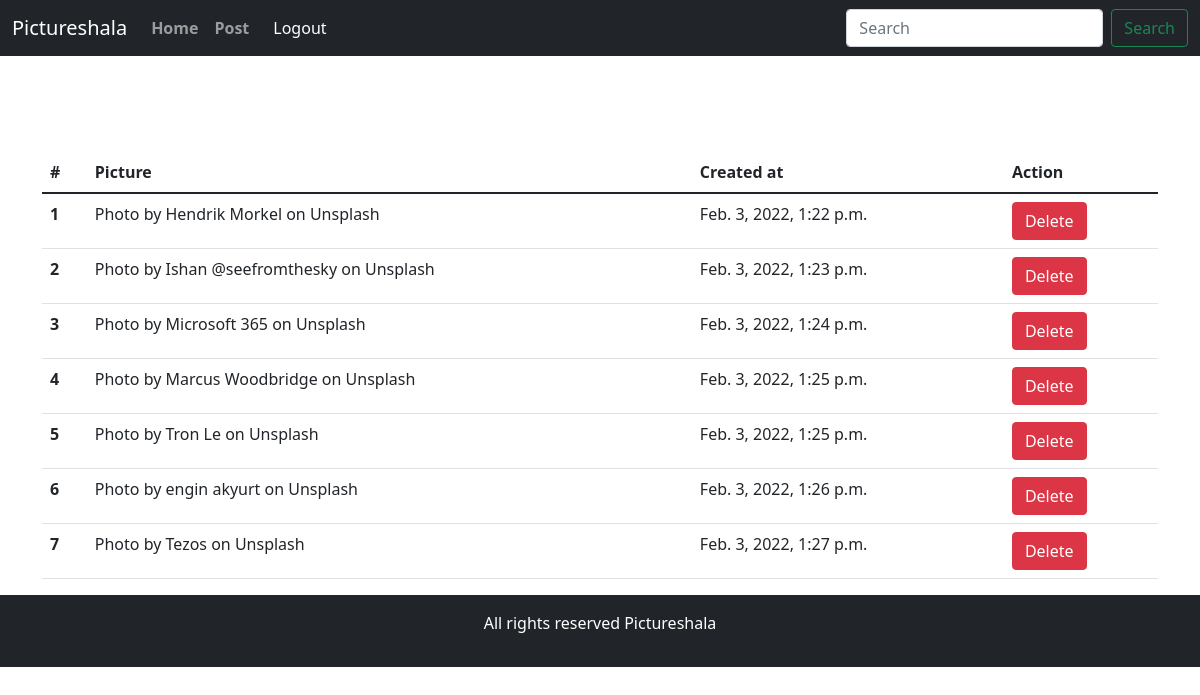
/see_pics/ (signed in), run on the app's committed database.
### home/models.py (models this page shows, shortened)
class pictureModel(models.Model):
        title = models.CharField(max_length=1000)
        story = models.TextField()
        slug = models.SlugField(max_length=1000,null=True,blank=True)
        user = models.ForeignKey(User,blank=True,null=True, on_delete=models.CASCADE)
        image = models.ImageField(upload_to='picture_store')
        created_at = models.DateTimeField(auto_now_add=True)
        upload_to = models.DateTimeField(auto_now=True)

### home/views.py (the view)
# urls.py: path('see_pics/',views.see_pics,name='see_pics'),
def see_pics(request):
    context = {}
    try:
        pic_objects = pictureModel.objects.filter(user = request.user)
        context['pic_objects'] = pic_objects
    except Exception as e:
        print(e)
    return render(request,'see_pics.html',context)

### templates/see_pics.html
{% extends 'base.html' %}
{% block content %}
<section class="mt-5 pt-5">
    <div class="container">
        <table class="table">
            <thead>
              <tr>
                <th scope="col">#</th>
                <th scope="col">Picture</th>
                <th scope="col">Created at</th>
                <th scope="col">Action</th>
              </tr>
            </thead>
            <tbody>
                {% for pic in pic_objects %}
              <tr>
                <th scope="row">{{forloop.counter}}</th>
                <td>{{pic.title}}</td>
                <td>{{pic.created_at}}</td>
                <td>
                    <a href="{% url 'pic_delete' pic.id %}" class="btn btn-danger">Delete</a>
                </td>
              </tr>
              {% endfor %}
            </tbody>
        </table>
    </div>
</section>
{% endblock content %}

### templates/base.html (shortened to what this page needs)
<!doctype html>
<html lang="en">
  <head>
    <link rel="stylesheet" href="https://maxcdn.bootstrapcdn.com/font-awesome/4.4.0/css/font-awesome.min.css">
    <link href="https://cdn.jsdelivr.net/npm/bootstrap@5.1.3/dist/css/bootstrap.min.css" rel="stylesheet">
  </head>
  <body>
    <nav class="navbar navbar-expand-lg navbar-dark bg-dark">
        <div class="container-fluid" >
          <a class="navbar-brand" href="/">Pictureshala</a>
            <ul class="navbar-nav me-auto mb-2 mb-lg-0">
              <li class="nav-item">
                <a class="nav-link" aria-current="page" href='/'><strong>Home</strong></a>
              </li>
              {% if request.user.is_authenticated %}
              <li class="nav-item">
                <a class="nav-link" aria-current="page" href='/post'><strong>Post</strong></a>
              </li>
              <li class="nav-item px-2">
                 <a class="nav-link  text-white" href="/logout">Logout</a>
              </li>
                {% endif %}
            </ul>
            <form class="d-flex">
              <input class="form-control me-2" type="search" placeholder="Search" aria-label="Search">
              <button class="btn btn-outline-success" type="submit">Search</button>
            </form>
          </div>
      </nav>
    {% block content %}
    {% endblock content %}
    <footer class="bg-dark p-3 mb-0">
        <p class='text-center text-white'>All rights reserved Pictureshala</p>
    </footer>
  </body>
</html>

### data on the page
pictureModel: title "Photo by Hendrik Morkel on Unsplash", created_at "Feb. 3, 2022, 1:22 p.m."
pictureModel: title "Photo by Ishan @seefromthesky on Unsplash", created_at "Feb. 3, 2022, 1:23 p.m."
pictureModel: title "Photo by Microsoft 365 on Unsplash", created_at "Feb. 3, 2022, 1:24 p.m."
pictureModel: title "Photo by Marcus Woodbridge on Unsplash", created_at "Feb. 3, 2022, 1:25 p.m."
pictureModel: title "Photo by Tron Le on Unsplash", created_at "Feb. 3, 2022, 1:25 p.m."
pictureModel: title "Photo by engin akyurt on Unsplash", created_at "Feb. 3, 2022, 1:26 p.m."
pictureModel: title "Photo by Tezos on Unsplash", created_at "Feb. 3, 2022, 1:27 p.m."
